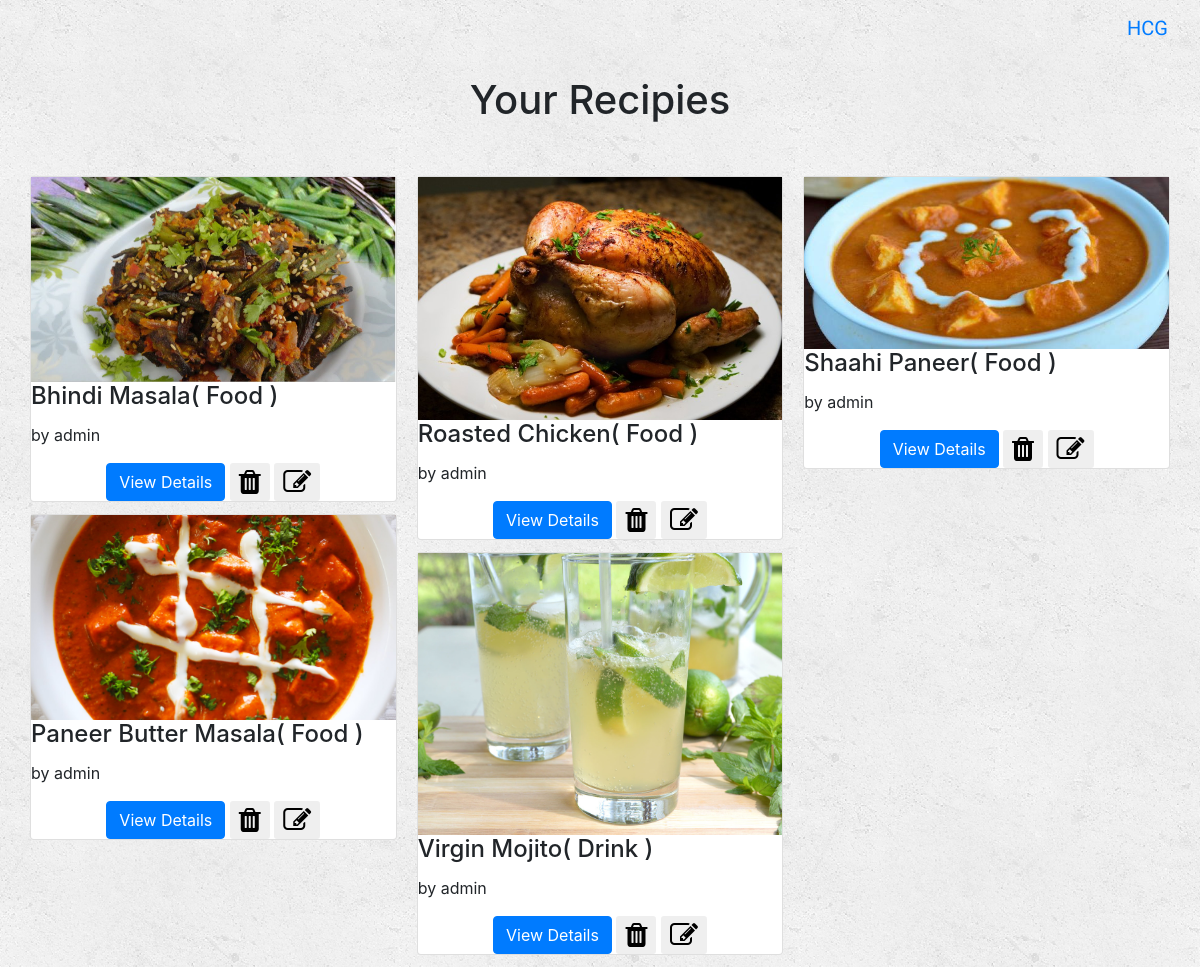
/HCG/ (signed in), run on the app's committed database.
### HCG/models.py (models this page shows, shortened)
class Dish(models.Model):
    dishName = models.CharField(max_length = 250)
    dishRating = models.IntegerField(default=0)
    dishPublisher = models.ForeignKey(User)
    dishCategory = models.CharField(max_length=10,choices=(('Food','Food'),('Drink','Drink')))
    dishSteps = models.TextField(max_length = 1000)
    dishFavourited = models.BooleanField(default=False)
    dishCoverImage = models.FileField()

### HCG/views.py (the view)
def MyDishes(request):
    if request.user.is_authenticated:
        title = ''
        if request.GET.get('q','') != '':
            dishList = Dish.objects.filter(dishName__icontains = request.GET.get('q',''))
            title = 'Search Results'
        else:
            dishList = Dish.objects.filter(dishPublisher=request.user)
            title = 'Your Recipies'
        template = loader.get_template('HCG/homepageTemplate.html')
        context = {
            'dishList': dishList,
            'username': request.user.username,
            'title': title,
        }
        return HttpResponse(template.render(context, request))
    else:
        return HttpResponseRedirect('/HCG/loginPage')

### HCG/templates/HCG/homepageTemplate.html (shortened to what this page needs)
{% extends 'base.html' %}
{% block body %}
<div class="page-header col-sm-12 text-center" style="padding:20px;">
    <h1>{{ title }}</h1>
</div>
<br>
<div class="container">
    <div class="row">
        <div class="card-columns" style="display:inline-block;">
            {% for dish in dishList %}
    <div class="card" style="margin-left=200x;">
        <img src="{{dish.dishCoverImage.url}}" class="img-fluid">
        <div class="card-block">
        <h4 class="card-title">{{dish.dishName}}( {{dish.dishCategory}} )</h4>
        <p class="card-text">by {{dish.dishPublisher.username}}</p>
        <div class="text-center">
        <a href="/HCG/{{dish.id}}" class="btn btn-primary">View Details</a>
        {% if username == dish.dishPublisher.username %}
        <form action="/HCG/deleteDish/{{dish.id}}/" method="post" style="display: inline;">
            <button type="submit" class="btn btn-default btn-sm">
                <i class="fa fa-trash fa-2x"></i>
            </button>
        </form>
        <form action="/HCG/updateDish/{{dish.id}}/" method="get" style="display: inline;">
            <button type="submit" class="btn btn-default btn-sm">
                <i class="fa fa-edit fa-2x"></i>
            </button>
        </form>
        </div>
        {% endif %}
        </div>
    </div>
    {% endfor %}
        </div>
    </div>
</div>
{% endblock %}

### HCG/templates/base.html (shortened to what this page needs)
<html>
<head>
    {% load staticfiles %}
    <link rel="stylesheet" href="https://maxcdn.bootstrapcdn.com/bootstrap/4.0.0-alpha.6/css/bootstrap.min.css">
<link rel="stylesheet" href="https://maxcdn.bootstrapcdn.com/font-awesome/4.4.0/css/font-awesome.min.css">
    <link rel="stylesheet" type="text/css" href="{% static 'style.css' %}"/>
</head>
<body background="images/background.png">
<nav class="navbar navbar-inverse bg-inverse navbar-toggleable-md">
    <button class="navbar-toggler navbar-toggler-right" type="button" data-toggle="collapse" data-target="#topNavBar" aria-controls="navbarSupportedContent" aria-expanded="false" aria-label="Toggle navigation">
        <span class="navbar-toggler-icon"></span>
    </button>
    <a class="navbar-brand" href="/HCG">HCG</a>
</nav>
{% block body %}
{% endblock %}
</body>
</html>

### HCG/static/style.css (style rules this page uses)
body { background: white url("images/background.png"); }
.navbar-brand { font-family : 'Satisfy',cursive; }

### data on the page
Dish: dishCoverImage (picture), dishName "Bhindi Masala", dishCategory "Food", dishPublisher.username "admin"
Dish: dishCoverImage (picture), dishName "Paneer Butter Masala", dishCategory "Food", dishPublisher.username "admin"
Dish: dishCoverImage (picture), dishName "Roasted Chicken", dishCategory "Food", dishPublisher.username "admin"
Dish: dishCoverImage (picture), dishName "Virgin Mojito", dishCategory "Drink", dishPublisher.username "admin"
Dish: dishCoverImage (picture), dishName "Shaahi Paneer", dishCategory "Food", dishPublisher.username "admin"

### other printed values
{{ title }} "Your Recipies"
